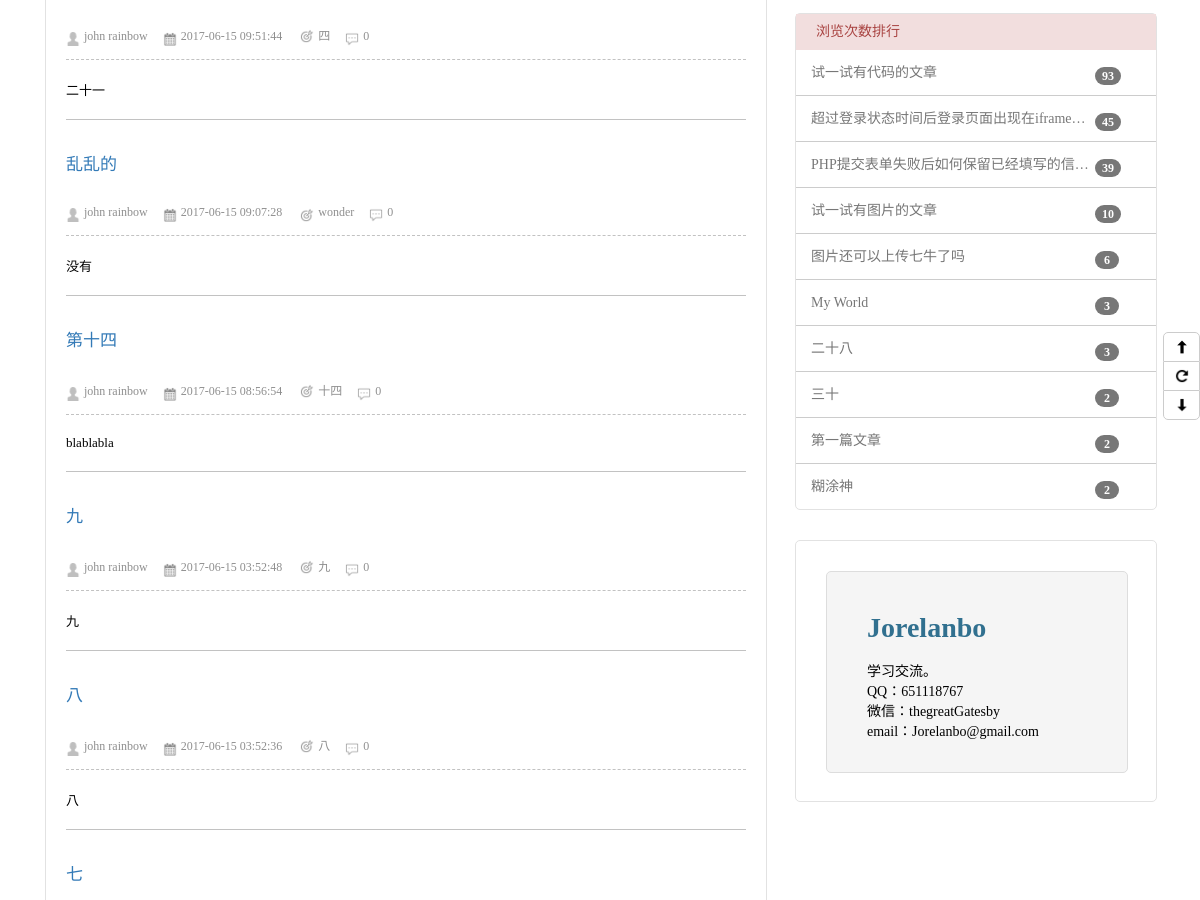
/skill.php?page=2 (middle part), run on an earlier commit of the app's database.
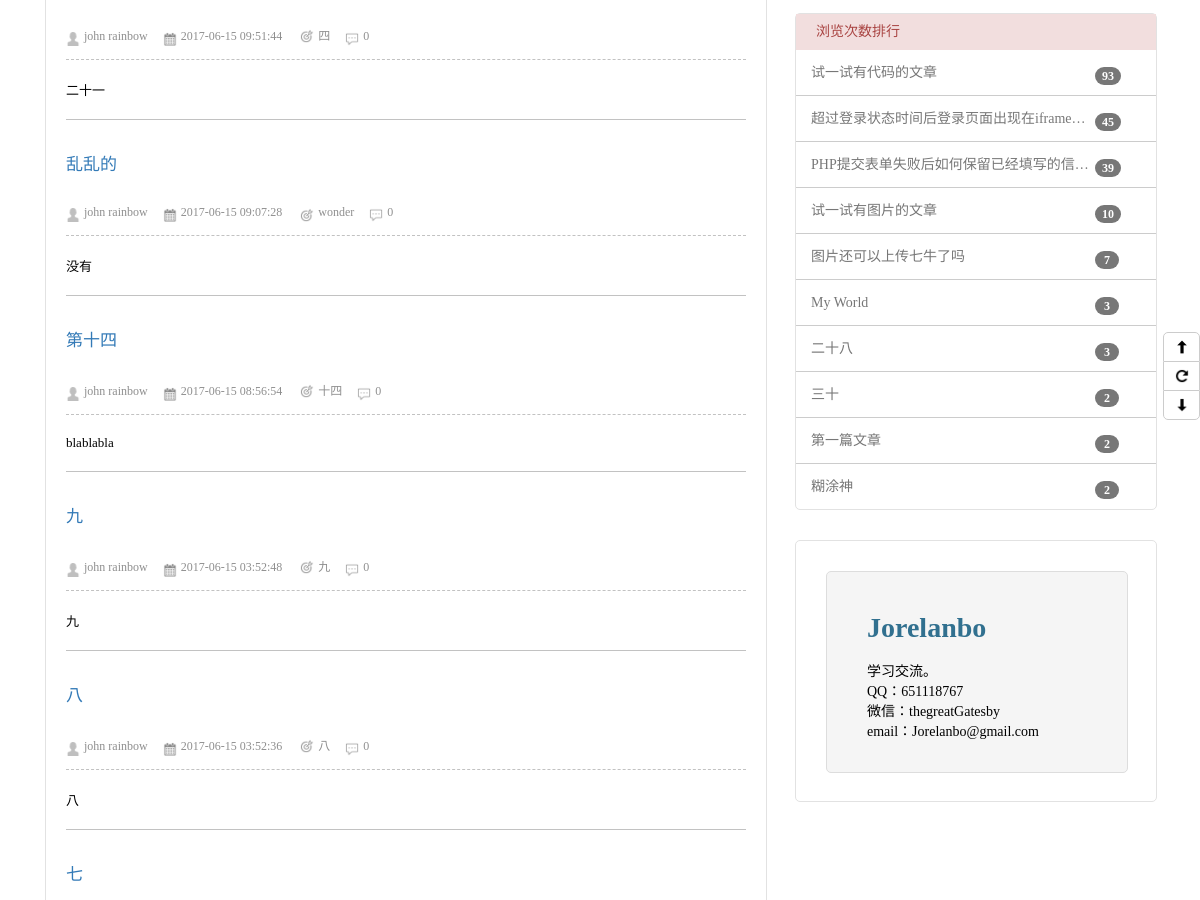
And on a later commit of the database.
### tables this page shows
CREATE TABLE `article` (
  `id` int(5) NOT NULL AUTO_INCREMENT,
  `title` varchar(50) NOT NULL,
  `article_type_id` int(5) NOT NULL,
  `keywords` varchar(50) NOT NULL,
  `content` text NOT NULL,
  `view_times` int(10) DEFAULT NULL,
  `create_time` int(10) DEFAULT NULL,
  `introduction` varchar(100) DEFAULT NULL,
  PRIMARY KEY (`id`)
);

### include/mysqli.class.php (called while the page is built, shortened)
<?php
$db = new Mysql();
class Mysql
{
    var $mysqli;
    function __construct()
    {
        $this->db_host = 'localhost';
        $this->db_user = 'root';
        $this->db_pwd = 'root';
        $this->db_name = 'blog';
        $this->mysqli = @new mysqli($this->db_host, $this->db_user, $this->db_pwd, $this->db_name);
    }
    function getArticles($current_page = 1, $typeId = null)
    {
        $page_start = ($current_page - 1) * 10;
        if ($typeId == null) {
            $sql = "SELECT *
                    FROM article
                    ORDER BY create_time
                    DESC LIMIT $page_start,10";
        } else {
            $sql = "SELECT *
                    FROM article
                    WHERE article_type_id=$typeId
                    ORDER BY create_time
                    DESC LIMIT $page_start,10";
        }
        $result = $this->mysqli->query($sql);
        $articles = [];
        if ($this->mysqli->affected_rows > 0) {
            for ($i = 0; $i < $result->num_rows; $i++) {
                $result->data_seek($i);
                $row = $result->fetch_assoc();
                $articles[] = [
                    'id' => $row['id'],
                    'title' => $row['title'],
                    'article_type_id' => $row['article_type_id'],
                    'keywords' => $row['keywords'],
                    'introduction' => $row['introduction'],
                    'content' => $row['content'],
                    'view_times' => $row['view_times'],
                    'create_time' => $row['create_time']
                ];
            }
        } else {
            echo $this->mysqli->errno . ' :' . $this->mysqli->error;
        }
        return $articles;
    }
    function getHighViewList()
    {
        $sql = "SELECT id,
                       title,
                       view_times
                FROM article
                ORDER BY view_times
                DESC LIMIT 10";
        $result = $this->mysqli->query($sql);
        $articles = [];
        if ($this->mysqli->affected_rows > 0) {
            for ($i = 0; $i < $result->num_rows; $i++) {
                $result->data_seek($i);
                $row = $result->fetch_assoc();
                $articles[] = [
                    'id' => $row['id'],
                    'title' => $row['title'],
                    'view_times' => $row['view_times']
                ];
            }
        } else {
            echo $this->mysqli->errno . ' :' . $this->mysqli->error;
        }
        return $articles;
    }
}

### skillArticleList.php (the view, shortened to what this page needs)
<?php
$articles = $db->getArticles($page, SKILL_ARTICLE_TYPE);
for ($i = 0; $i < count($articles); $i++) {
    $article = $articles[$i];
    $id = $article['id'];
    $title = $article['title'];
    $create_time = date('Y-m-d H:i:s', $article['create_time']);
    $keywords = $article['keywords'];
    $introduction = $article['introduction'];
    $view_times = $article['view_times'];
    ?>
    <div class="article_item">
        <div class="article_item_title"><a
                href="viewArticle.php?id=<?php echo $id; ?>"><?php echo $title ?></a></div>
        <div class="article_item_info_list">
            <span class="article_writer">john rainbow</span><span
                class="article_create_time"><?php echo $create_time ?></span>
            <span class="keywords"><?php echo $keywords ?></span><span
                class="view_times"><?php echo $view_times ?></span>
        </div>
        <div class="article_item_introduction"><?php echo $introduction ?></div>
        <div class="article_item_divide_line"></div>
    </div>
    <?php
}
?>

### highViewList.php
<?php
$high_views = $db->getHighViewList();
for ($i = 0; $i < count($high_views); $i ++) {
    $high_view_id = $high_views[$i]['id'];
    $high_view_title = $high_views[$i]['title'];
    $high_view_view_times = $high_views[$i]['view_times'];
    if ($i == count($high_views) - 1) {
        ?>
        <div class="high_view_item">
            <a href="viewArticle.php?id=<?php echo $high_view_id;?>"><?php echo $high_view_title;?></a>
            <div class="times"><?php echo $high_view_view_times;?></div>
        </div>
        <?php
    } else {
        ?>
        <div class="high_view_item">
            <a href="viewArticle.php?id=<?php echo $high_view_id; ?>" title="<?php echo $high_view_title; ?>"><?php echo $high_view_title; ?></a>
            <div class="times"><?php echo $high_view_view_times;?></div>
        </div>
        <div class="high_view_item_divide_line"></div>
        <?php
    }
}

What changed in the data, as far as the page shows it:
changed article "图片还可以上传七牛了吗": view_times "6" → "7"
